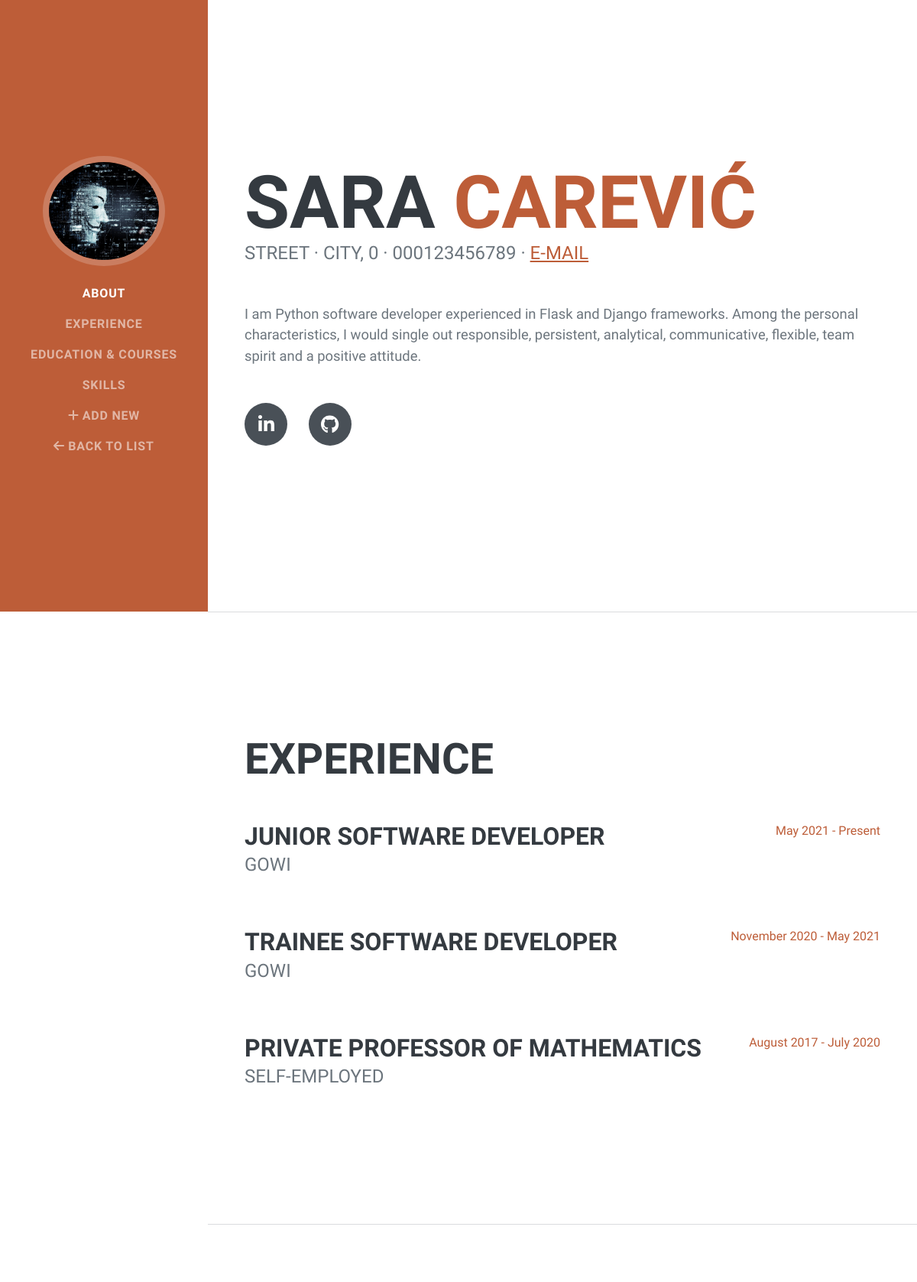
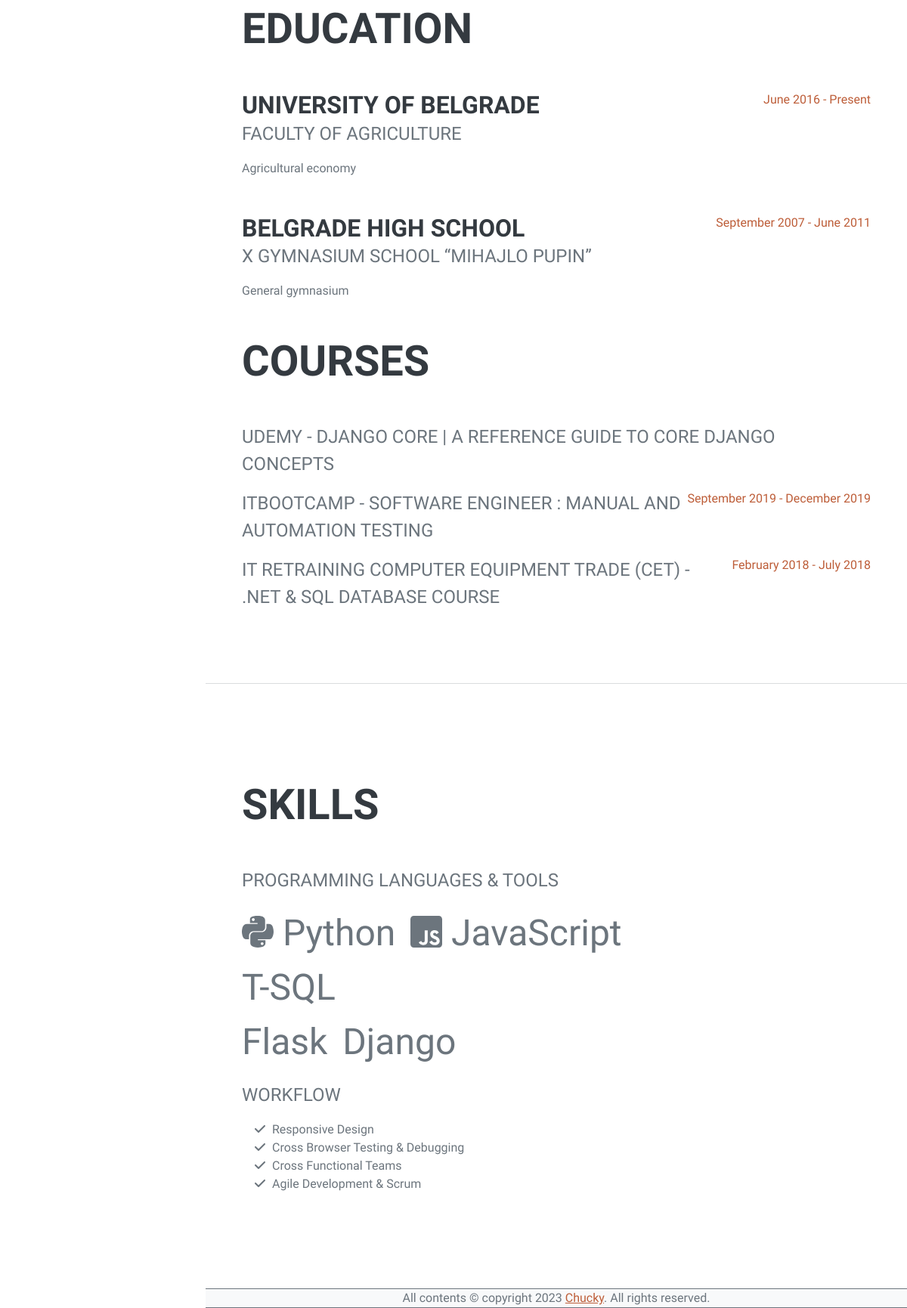
The app's page /user/details/1 with its own data (2 pictures, top to bottom).
### app.py (models this page shows, shortened)
class User(db.Model):
    id = db.Column(db.Integer, primary_key=True)
    firstname = db.Column(db.String(256), nullable=False)
    lastname = db.Column(db.String(256), nullable=False)
    street = db.Column(db.String(256), nullable=False)
    city = db.Column(db.String(256), nullable=False)
    postcode = db.Column(db.String(256), nullable=False)
    phone = db.Column(db.String(256), nullable=False)
    email = db.Column(db.String(256), unique=True, nullable=False)
    bio = db.Column(db.Text)
    li = db.Column(db.String(256), unique=True, nullable=False)
    gh = db.Column(db.String(256), unique=True, nullable=False)
    created_at = db.Column(db.DateTime(timezone=True), server_default=func.now())

### app_views.py (the view)
@app_views.route('/user/details/<int:id>', methods=['GET'])
def user_details(id):
    try:
        from app import User
        user = User.query.get(int(id))
        context = {
            'type': 'details',
            'about': {
                'firstname': user.firstname,
                'lastname': user.lastname,
                'street': user.street,
                'city': user.city,
                'postcode': user.postcode,
                'phone': user.phone,
                'email': user.email,
                'bio': user.bio,
                'linkedin': user.li,
                'github': user.gh
            }
        }
        return render_template('user-details.html', context=context)
    except Exception as e:
        abort(500)

### app_views.py (called while the page is built)
@app_views.context_processor
def inject_now():
    return {'current_year': datetime.utcnow().year}

### templates/user-details.html
{% extends 'components/layouts/base.html' %}
{% block content %}
    <div class="container-fluid p-0">
        {% with type=context.type %}
            {% include "components/navigation.html" %}
        {% endwith %}
        {% with context=context.about %}
            {% include "components/about.html" %}
        {% endwith %}
        <hr class="m-0" />
        {% include "components/experience.html" %}
        <hr class="m-0" />
        {% include "components/education.html" %}
        <hr class="m-0" />
        {% include "components/skills.html" %}
    </div>
{% endblock %}

### templates/components/about.html
{% block content %}
    <section class="resume-section" id="about">
        <div class="resume-section-content">
            <h1 class="mb-0">
                {{context.firstname}}
                <span class="text-primary">{{context.lastname}}</span>
            </h1>
            <div class="subheading mb-5">
                {{context.street}} · {{context.city}}, {{context.postcode}} · {{context.phone}} ·
                <a href="mailto:{{context.email}}">E-mail</a>
            </div>
            <p class="lead mb-5">
                {{context.bio}}
            </p>
            <div class="social-icons">
                <a class="social-icon" href="{{context.linkedin}}"><i class="fab fa-linkedin-in"></i></a>
                <a class="social-icon" href="{{context.github}}"><i class="fab fa-github"></i></a>
            </div>
        </div>
    </section>
{% endblock %}

### records on screen
User: firstname "SARA", lastname "CAREVIĆ", street "STREET", city "CITY", phone "000123456789", bio "I am Python software developer experienced in Flask and Django frameworks. Among the personal characteristics, I would single out responsible, persistent, analytical, communicative, flexible, team spirit and a positive attitude."

### other values on screen
{{ context.postcode }} "0"
